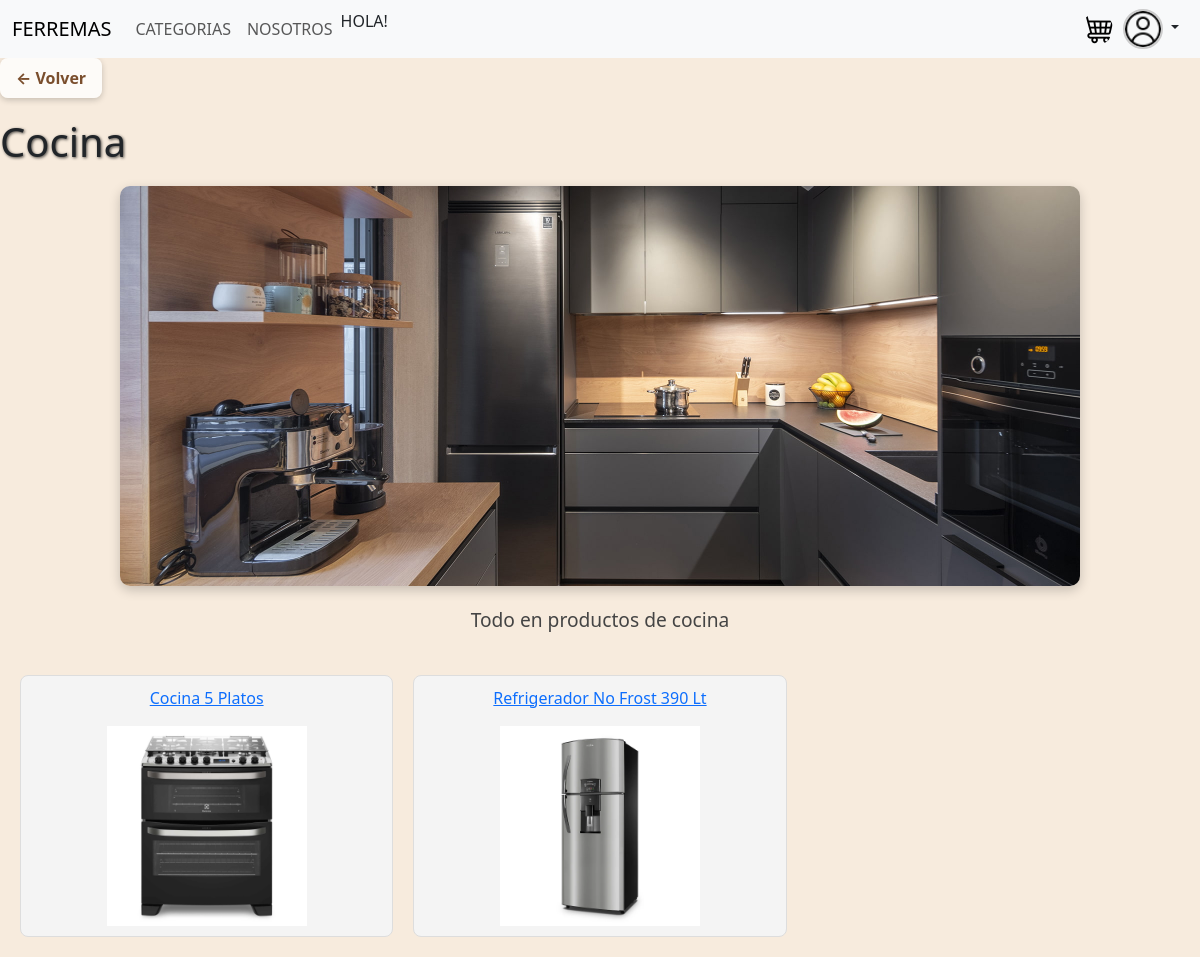
Page /Home/Categorias/Cocina/ on the committed database.
### task/models.py (models this page shows, shortened)
class Categoria(models.Model):
    nombrecat = models.CharField(max_length=100, unique=True)
    descripcion = models.TextField(blank=True)
    imagen = models.ImageField(upload_to='Categoriasimg/')
    user = models.ForeignKey('auth.User', on_delete=models.CASCADE, null=True)

class articulo(models.Model):
    Tipo = models.CharField(max_length=100)
    nombreart = models.CharField(max_length=100, unique=True)
    descripcion = models.TextField(blank=True)
    fecha = models.DateTimeField(auto_now_add=True)
    imagen = models.ImageField(upload_to='articulosimg/')
    valorunidad = models.DecimalField(max_digits=10, decimal_places=2)
    cantidad = models.IntegerField()
    user = models.ForeignKey('auth.User', on_delete=models.CASCADE, null=True)

### task/views.py (the view)
# urls.py: path('Home/Categorias/<str:nombre_cat>/',views.detalle_categoria, name='detalle_categorias'),
def detalle_categoria(request, nombre_cat):
    categoria = get_object_or_404(Categoria, nombrecat=nombre_cat)
    Articulos = articulo.objects.filter(Tipo=nombre_cat)
    return render(request, 'detalle_categorias.html', {
        'categoria': categoria,
        'Articulos': Articulos
    })

### task/context_processor.py (called while the page is built)
def total_carrito(request):
    total = 0
    if request.user.is_authenticated:
       if "carrito" in request.session.keys():
           for key, value in request.session['carrito'].items():
               total += float(value['acumulado'])
    return {"total_factura": total}

### task/Templates/detalle_categorias.html (shortened to what this page needs)
{% extends 'navbar.html' %}
{% load static %}
{% block body %}
<link rel="stylesheet" href="{% static 'style.css' %}">
<a href="javascript:history.back()" class="btn-back">← Volver</a>
<h1 class="card-text">{{ categoria.nombrecat }}</h1>
<div class="imagen-categoria-container">
    {% if categoria.imagen %}
        <img src="{{ categoria.imagen.url }}" alt="Imagen de la categoría" class="imagen-categoria">
    {% else %}
        <p>No hay imagen disponible</p>
    {% endif %}
</div>
<p class="categoria-descripcion">{{ categoria.descripcion }}</p>
<div class="articulos-grid">
    {% for articulo in Articulos %}
        <div class="articulo-card">
            <a href="{% url 'detalle_Articulos' articulo.Tipo articulo.nombreart %}" >
                <p>{{ articulo.nombreart }}</p>
                {% if articulo.imagen %}
                    <img src="{{ articulo.imagen.url }}" alt="Imagen del artículo" width="200">
                {% else %}
                    <p>No hay imagen disponible</p>
                {% endif %}
            </a>
        </div>
    {% endfor %}
</div>
{% endblock %}

### task/static/style.css (style rules this page uses)
body { background-color: #f7ebdd; background-size: cover; background-repeat: no-repeat; }
.card-title, .card-text { text-shadow: 1px 1px 3px rgba(0, 0, 0, 0.7); }
.btn-back { font-weight: bold; color: #7a4e2d; background-color: rgba(255, 255, 255, 0.8); padding: 8px 16px; border-radius: 8px; box-shadow: 0 2px 6px rgba(0, 0, 0, 0.2); transition: background-color 0.3s ease; z-index: 10; margin-bottom: 20px; display: inline-block; text-decoration: none; }
.imagen-categoria-container { display: flex; justify-content: center; margin: 20px 0; }
.imagen-categoria { width: 80%; max-height: 400px; object-fit: cover; border-radius: 10px; box-shadow: 0 4px 12px rgba(0,0,0,0.2); }
.categoria-descripcion { text-align: center; margin: 20px auto; width: 80%; font-size: 1.2em; color: #444; }
.articulos-grid { display: grid; grid-template-columns: repeat(3, 1fr); gap: 20px; padding: 20px; }
.articulo-card { border: 1px solid #ddd; border-radius: 8px; padding: 10px; text-align: center; background-color: #f4f4f4; transition: transform 0.2s; }

### rows in the picture
Categoria: nombrecat "Cocina", imagen (picture), descripcion "Todo en productos de cocina"
articulo: nombreart "Cocina 5 Platos", imagen (picture)
articulo: nombreart "Refrigerador No Frost 390 Lt", imagen (picture)
